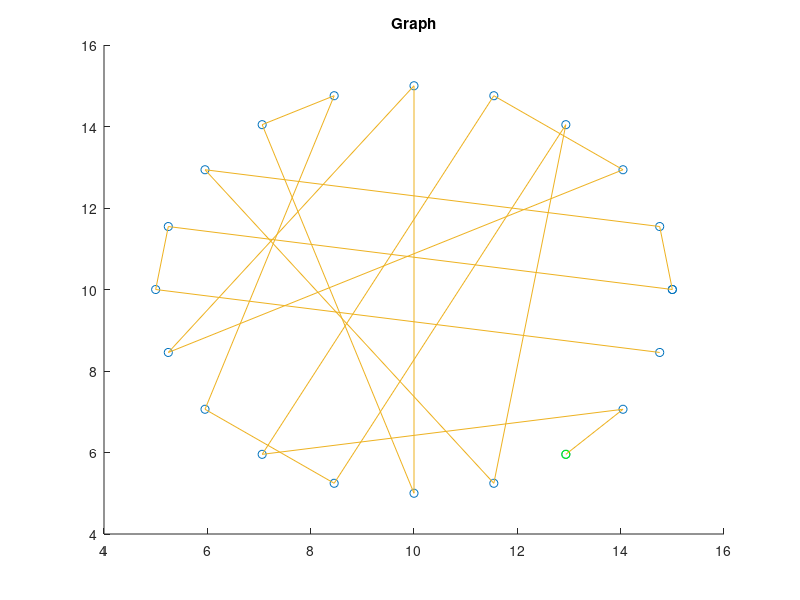

Write the MATLAB code that produced this figure. (Note: this script raises an error after producing the figure.)
clc
clear all

% Init params
chromosome_size = 64;
N = 20; % Quantity points
max_epoch = 100;
population_size = 15;
results = [];

% Gen circle
circle_center = 10;
circle_r = 5;
points = zeros(N+1, 3);

t = [0:pi/(N)*2:2*pi];
points(:, 1) = circle_r * cos(t) + circle_center; 
points(:, 2) = circle_r * sin(t) + circle_center; 
figure
title('Graph');
hold on
plot(points(:, 1), points(:, 2), 'o'); 

i = 1;
alpabet = [];
for c = 1:150
    alpabet(i) = c;
    i = i + 1;
end
for i = 1:N
    points(i, 3) = alpabet(i);
end

% Calc incidence matrix
inc_matrix = zeros(N);
for i = 1:N
    for j = 1:N
        if (i ~= j)
            p1 = points(i,:);
            p2 = points(j,:);
            dist = sqrt(((p2(1) - p1(1))^2 + (p2(2) - p1(2))^2));
%             hold on
%             plot([p1(1), p2(1)], [p1(2), p2(2)]);
    
            inc_matrix(i,j) = dist;
        end
    end
end

% Gen population
population = zeros(population_size, N);
for i = 1:population_size
    chromosome = zeros(N, 1);
    randindexes = randperm(N, N);
    for j = 1:N
        index =  randindexes(j);
        chromosome(j) = index;
    end
    population(i,:) = chromosome;
end

% plot first path
x = [];
y = [];
% first point
hold on 
plot(points(population(1,1),1), points(population(1,1),2), 'o', 'color', 'g');
dist = 0;
for i = 1:N
hold on
x(i) = points(population(1,i),1);
y(i) = points(population(1,i),2);
end
plot(x,y);

results(1) = evaluate_population(population, inc_matrix, points, 1);


% Fit
for k = 1:max_epoch
%     Greed crossover
    new_population = zeros(population_size, N);
    for i = 1:population_size
        new_chromosome = create_new_chromosome(i, population, inc_matrix);
        new_population(i, :) = new_chromosome;
        
    end
    results(k+1) = evaluate_population(new_population, inc_matrix, points, k);
    population = new_population;
%     break;
end

figure
title('Fit summary')
plot(results)
